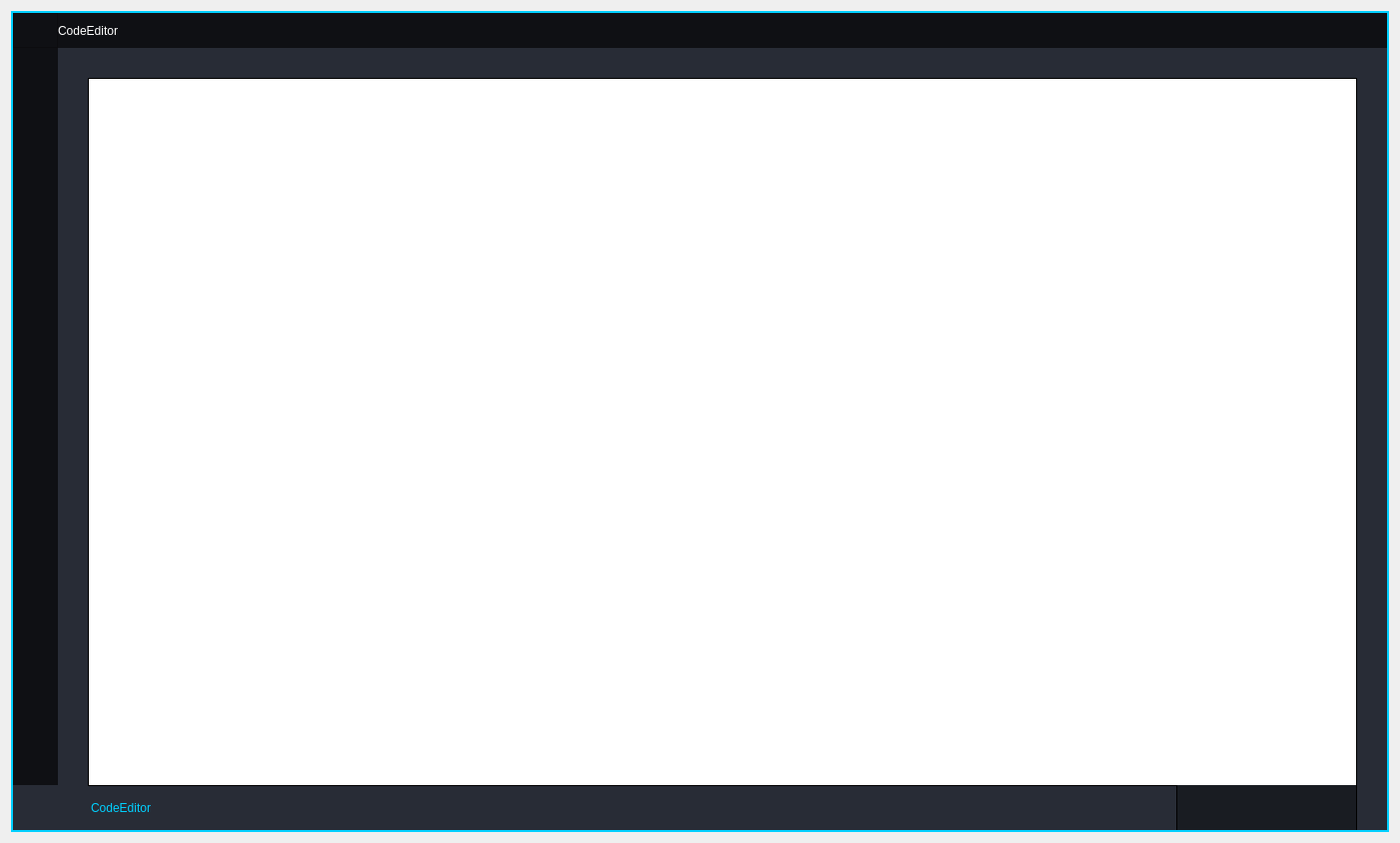
<?xml version="1.0" encoding="UTF-8"?>
<ui version="4.0">
 <class>Form</class>
 <widget class="QWidget" name="Form">
  <property name="geometry">
   <rect>
    <x>0</x>
    <y>0</y>
    <width>1402</width>
    <height>844</height>
   </rect>
  </property>
  <property name="windowTitle">
   <string>Form</string>
  </property>
  <property name="styleSheet">
   <string notr="true">
QToolTip{background: #191c22; color:white; border:1px solid #5a616f}</string>
  </property>
  <layout class="QHBoxLayout" name="horizontalLayout">
   <item>
    <widget class="QFrame" name="container">
     <property name="styleSheet">
      <string notr="true">QFrame#container{
background-color: rgb(243, 243, 243);
border:2px solid rgb(0, 208, 255);
}

</string>
     </property>
     <property name="frameShape">
      <enum>QFrame::StyledPanel</enum>
     </property>
     <property name="frameShadow">
      <enum>QFrame::Raised</enum>
     </property>
     <layout class="QGridLayout" name="gridLayout">
      <property name="leftMargin">
       <number>0</number>
      </property>
      <property name="topMargin">
       <number>0</number>
      </property>
      <property name="rightMargin">
       <number>0</number>
      </property>
      <property name="bottomMargin">
       <number>0</number>
      </property>
      <property name="spacing">
       <number>0</number>
      </property>
      <item row="1" column="2">
       <widget class="QFrame" name="frame_4">
        <property name="styleSheet">
         <string notr="true">border:0px;
background-color: rgb(40, 44, 54);</string>
        </property>
        <property name="frameShape">
         <enum>QFrame::StyledPanel</enum>
        </property>
        <property name="frameShadow">
         <enum>QFrame::Raised</enum>
        </property>
        <layout class="QGridLayout" name="gridLayout_2">
         <property name="leftMargin">
          <number>30</number>
         </property>
         <property name="topMargin">
          <number>30</number>
         </property>
         <property name="rightMargin">
          <number>30</number>
         </property>
         <property name="bottomMargin">
          <number>0</number>
         </property>
         <property name="spacing">
          <number>0</number>
         </property>
         <item row="0" column="0" colspan="2">
          <widget class="QFrame" name="textContainer">
           <property name="styleSheet">
            <string notr="true">background-color: rgb(255, 255, 255);
border:1px solid black; 
border-bottom:0px;</string>
           </property>
           <property name="frameShape">
            <enum>QFrame::StyledPanel</enum>
           </property>
           <property name="frameShadow">
            <enum>QFrame::Raised</enum>
           </property>
           <layout class="QVBoxLayout" name="verticalLayout_5">
            <property name="spacing">
             <number>0</number>
            </property>
            <property name="leftMargin">
             <number>0</number>
            </property>
            <property name="topMargin">
             <number>0</number>
            </property>
            <property name="rightMargin">
             <number>0</number>
            </property>
            <property name="bottomMargin">
             <number>0</number>
            </property>
            <item>
             <layout class="QVBoxLayout" name="textLayout"/>
            </item>
           </layout>
          </widget>
         </item>
         <item row="1" column="0" colspan="2">
          <widget class="QGroupBox" name="groupBox">
           <property name="minimumSize">
            <size>
             <width>0</width>
             <height>0</height>
            </size>
           </property>
           <property name="maximumSize">
            <size>
             <width>16777215</width>
             <height>45</height>
            </size>
           </property>
           <property name="title">
            <string/>
           </property>
           <layout class="QHBoxLayout" name="horizontalLayout_3">
            <property name="spacing">
             <number>0</number>
            </property>
            <property name="leftMargin">
             <number>0</number>
            </property>
            <property name="topMargin">
             <number>0</number>
            </property>
            <property name="rightMargin">
             <number>0</number>
            </property>
            <property name="bottomMargin">
             <number>0</number>
            </property>
            <item>
             <widget class="QLabel" name="settingsLbl">
              <property name="minimumSize">
               <size>
                <width>0</width>
                <height>0</height>
               </size>
              </property>
              <property name="maximumSize">
               <size>
                <width>16777215</width>
                <height>45</height>
               </size>
              </property>
              <property name="styleSheet">
               <string notr="true">font: 8pt &quot;Yu Gothic UI&quot;;
background-color: rgb(40, 44, 54);
color: rgb(0, 208, 255);
border-top:1px solid black; 
border-right:1px solid black; </string>
              </property>
              <property name="text">
               <string>CodeEditor</string>
              </property>
              <property name="wordWrap">
               <bool>true</bool>
              </property>
             </widget>
            </item>
            <item>
             <widget class="QPushButton" name="openBtn">
              <property name="minimumSize">
               <size>
                <width>60</width>
                <height>0</height>
               </size>
              </property>
              <property name="maximumSize">
               <size>
                <width>60</width>
                <height>45</height>
               </size>
              </property>
              <property name="toolTip">
               <string>&lt;html&gt;&lt;head/&gt;&lt;body&gt;&lt;p&gt;Prompt Ausgabe&lt;/p&gt;&lt;/body&gt;&lt;/html&gt;</string>
              </property>
              <property name="styleSheet">
               <string notr="true">QPushButton{

	background-color: #191c22;
}
QPushButton::hover{
background-color: rgb(0, 208, 255);
}
QPushButton::pressed{
background-color: rgba(0, 208, 255, 200);
}
</string>
              </property>
              <property name="text">
               <string/>
              </property>
              <property name="icon">
               <iconset resource="../images/img.qrc">
                <normaloff>:/text/icons/commandline_532ik8.png</normaloff>:/text/icons/commandline_532ik8.png</iconset>
              </property>
              <property name="iconSize">
               <size>
                <width>24</width>
                <height>24</height>
               </size>
              </property>
             </widget>
            </item>
            <item>
             <widget class="QPushButton" name="clearTextBtn">
              <property name="minimumSize">
               <size>
                <width>60</width>
                <height>0</height>
               </size>
              </property>
              <property name="maximumSize">
               <size>
                <width>60</width>
                <height>45</height>
               </size>
              </property>
              <property name="toolTip">
               <string>&lt;html&gt;&lt;head/&gt;&lt;body&gt;&lt;p&gt;Textfeld leeren&lt;/p&gt;&lt;/body&gt;&lt;/html&gt;</string>
              </property>
              <property name="styleSheet">
               <string notr="true">QPushButton{

	background-color: #191c22;
}
QPushButton::hover{
background-color: rgb(0, 208, 255);
}
QPushButton::pressed{
background-color: rgba(0, 208, 255, 200);
}
</string>
              </property>
              <property name="text">
               <string/>
              </property>
              <property name="icon">
               <iconset resource="../images/img.qrc">
                <normaloff>:/logo/icons/4115230-cancel-close-cross-delete_11404ö8.png</normaloff>:/logo/icons/4115230-cancel-close-cross-delete_11404ö8.png</iconset>
              </property>
              <property name="iconSize">
               <size>
                <width>25</width>
                <height>25</height>
               </size>
              </property>
             </widget>
            </item>
            <item>
             <widget class="QPushButton" name="saveBtn">
              <property name="minimumSize">
               <size>
                <width>60</width>
                <height>45</height>
               </size>
              </property>
              <property name="maximumSize">
               <size>
                <width>60</width>
                <height>45</height>
               </size>
              </property>
              <property name="toolTip">
               <string>&lt;html&gt;&lt;head/&gt;&lt;body&gt;&lt;p&gt;Inhalt Speichern&lt;/p&gt;&lt;/body&gt;&lt;/html&gt;</string>
              </property>
              <property name="styleSheet">
               <string notr="true">QPushButton{
border-right:1px solid black; 
	background-color: #191c22;
}
QPushButton::hover{
background-color: rgb(0, 208, 255);
}
QPushButton::pressed{
background-color: rgba(0, 208, 255, 200);
}
</string>
              </property>
              <property name="text">
               <string/>
              </property>
              <property name="icon">
               <iconset resource="../images/img.qrc">
                <normaloff>:/text/icons/1490129349-rounded05_821d90l.png</normaloff>:/text/icons/1490129349-rounded05_821d90l.png</iconset>
              </property>
              <property name="iconSize">
               <size>
                <width>44</width>
                <height>44</height>
               </size>
              </property>
             </widget>
            </item>
           </layout>
          </widget>
         </item>
        </layout>
       </widget>
      </item>
      <item row="0" column="1" colspan="2">
       <widget class="QFrame" name="menuBar">
        <property name="styleSheet">
         <string notr="true">QFrame#menuBar{
background-color: #0f1014;
border:0px;
}</string>
        </property>
        <property name="frameShape">
         <enum>QFrame::StyledPanel</enum>
        </property>
        <property name="frameShadow">
         <enum>QFrame::Raised</enum>
        </property>
        <layout class="QHBoxLayout" name="horizontalLayout_2">
         <property name="spacing">
          <number>0</number>
         </property>
         <property name="leftMargin">
          <number>0</number>
         </property>
         <property name="topMargin">
          <number>0</number>
         </property>
         <property name="rightMargin">
          <number>0</number>
         </property>
         <property name="bottomMargin">
          <number>0</number>
         </property>
         <item>
          <widget class="QLabel" name="appName">
           <property name="styleSheet">
            <string notr="true">font: 11pt &quot;Yu Gothic UI&quot;;
color:white;</string>
           </property>
           <property name="text">
            <string>CodeEditor</string>
           </property>
          </widget>
         </item>
         <item>
          <spacer name="horizontalSpacer">
           <property name="orientation">
            <enum>Qt::Horizontal</enum>
           </property>
           <property name="sizeHint" stdset="0">
            <size>
             <width>40</width>
             <height>20</height>
            </size>
           </property>
          </spacer>
         </item>
         <item>
          <widget class="QPushButton" name="minBtn">
           <property name="minimumSize">
            <size>
             <width>45</width>
             <height>35</height>
            </size>
           </property>
           <property name="maximumSize">
            <size>
             <width>45</width>
             <height>35</height>
            </size>
           </property>
           <property name="styleSheet">
            <string notr="true">QPushButton{
border:0px;
}
QPushButton::hover{
background-color: rgb(0, 208, 255);
}
QPushButton::pressed{
background-color: rgba(0, 208, 255, 200);
}
</string>
           </property>
           <property name="text">
            <string/>
           </property>
           <property name="icon">
            <iconset resource="../images/img.qrc">
             <normaloff>:/menu/icons/4115236-delete-min-minus_11j4d026.png</normaloff>:/menu/icons/4115236-delete-min-minus_11j4d026.png</iconset>
           </property>
          </widget>
         </item>
         <item>
          <widget class="QPushButton" name="restoreBtn">
           <property name="minimumSize">
            <size>
             <width>45</width>
             <height>35</height>
            </size>
           </property>
           <property name="maximumSize">
            <size>
             <width>45</width>
             <height>35</height>
            </size>
           </property>
           <property name="styleSheet">
            <string notr="true">QPushButton{
border:0px;
}
QPushButton::hover{
background-color: rgb(0, 208, 255);
}
QPushButton::checked{
background-color: rgb(0, 208, 255);
}
</string>
           </property>
           <property name="text">
            <string/>
           </property>
           <property name="icon">
            <iconset resource="../images/img.qrc">
             <normaloff>:/menu/icons/window_maximGize_icon_181ö22d8.png</normaloff>:/menu/icons/window_maximGize_icon_181ö22d8.png</iconset>
           </property>
           <property name="checkable">
            <bool>true</bool>
           </property>
          </widget>
         </item>
         <item>
          <widget class="QPushButton" name="exitBtn">
           <property name="minimumSize">
            <size>
             <width>45</width>
             <height>35</height>
            </size>
           </property>
           <property name="maximumSize">
            <size>
             <width>45</width>
             <height>35</height>
            </size>
           </property>
           <property name="styleSheet">
            <string notr="true">QPushButton{
border:0px;
}
QPushButton::hover{
background-color: rgb(0, 208, 255);
}
QPushButton::pressed{
background-color: rgba(0, 208, 255, 200);
}
</string>
           </property>
           <property name="text">
            <string/>
           </property>
           <property name="icon">
            <iconset resource="../images/img.qrc">
             <normaloff>:/menu/icons/4115230-cancel-close-cross-delete_11404ö8.png</normaloff>:/menu/icons/4115230-cancel-close-cross-delete_11404ö8.png</iconset>
           </property>
          </widget>
         </item>
        </layout>
       </widget>
      </item>
      <item row="0" column="0">
       <widget class="QFrame" name="logoFrame">
        <property name="minimumSize">
         <size>
          <width>45</width>
          <height>35</height>
         </size>
        </property>
        <property name="maximumSize">
         <size>
          <width>45</width>
          <height>35</height>
         </size>
        </property>
        <property name="styleSheet">
         <string notr="true">background-color: #0f1014;
</string>
        </property>
        <property name="frameShape">
         <enum>QFrame::StyledPanel</enum>
        </property>
        <property name="frameShadow">
         <enum>QFrame::Raised</enum>
        </property>
        <layout class="QVBoxLayout" name="verticalLayout">
         <property name="spacing">
          <number>0</number>
         </property>
         <property name="leftMargin">
          <number>0</number>
         </property>
         <property name="topMargin">
          <number>0</number>
         </property>
         <property name="rightMargin">
          <number>0</number>
         </property>
         <property name="bottomMargin">
          <number>0</number>
         </property>
         <item>
          <widget class="QPushButton" name="logo">
           <property name="enabled">
            <bool>false</bool>
           </property>
           <property name="minimumSize">
            <size>
             <width>45</width>
             <height>35</height>
            </size>
           </property>
           <property name="maximumSize">
            <size>
             <width>45</width>
             <height>35</height>
            </size>
           </property>
           <property name="styleSheet">
            <string notr="true">border-bottom:1px solid rgb(213, 213, 213)</string>
           </property>
           <property name="text">
            <string/>
           </property>
           <property name="icon">
            <iconset resource="../images/img.qrc">
             <normaloff>:/logo/icons/brand_python_icon_1w5s7f826.png</normaloff>:/logo/icons/brand_python_icon_1w5s7f826.png</iconset>
           </property>
           <property name="iconSize">
            <size>
             <width>32</width>
             <height>32</height>
            </size>
           </property>
           <property name="flat">
            <bool>true</bool>
           </property>
          </widget>
         </item>
        </layout>
       </widget>
      </item>
      <item row="1" column="0">
       <widget class="QFrame" name="navBar">
        <property name="styleSheet">
         <string notr="true">QFrame{
background-color: #0f1014;
border:0px;
}</string>
        </property>
        <property name="frameShape">
         <enum>QFrame::StyledPanel</enum>
        </property>
        <property name="frameShadow">
         <enum>QFrame::Raised</enum>
        </property>
        <layout class="QVBoxLayout" name="verticalLayout_2">
         <property name="spacing">
          <number>0</number>
         </property>
         <property name="leftMargin">
          <number>0</number>
         </property>
         <property name="topMargin">
          <number>0</number>
         </property>
         <property name="rightMargin">
          <number>0</number>
         </property>
         <property name="bottomMargin">
          <number>0</number>
         </property>
         <item>
          <widget class="QPushButton" name="expandBtn">
           <property name="minimumSize">
            <size>
             <width>45</width>
             <height>45</height>
            </size>
           </property>
           <property name="maximumSize">
            <size>
             <width>45</width>
             <height>45</height>
            </size>
           </property>
           <property name="toolTip">
            <string>&lt;html&gt;&lt;head/&gt;&lt;body&gt;&lt;p&gt;Navigation ein und ausblenden.&lt;/p&gt;&lt;/body&gt;&lt;/html&gt;</string>
           </property>
           <property name="styleSheet">
            <string notr="true">QPushButton{
border:0px;
width:10;
}
QPushButton::hover{
background-color: rgb(40, 44, 54);
}
QPushButton::checked{
background-color: #191c22;
}
</string>
           </property>
           <property name="text">
            <string/>
           </property>
           <property name="icon">
            <iconset resource="../images/img.qrc">
             <normaloff>:/nav/icons/burger_line_list_menu_nav_ndavigation_option_icon_123231.png</normaloff>:/nav/icons/burger_line_list_menu_nav_ndavigation_option_icon_123231.png</iconset>
           </property>
           <property name="iconSize">
            <size>
             <width>22</width>
             <height>22</height>
            </size>
           </property>
           <property name="checkable">
            <bool>true</bool>
           </property>
          </widget>
         </item>
         <item>
          <widget class="QPushButton" name="painterBtn">
           <property name="minimumSize">
            <size>
             <width>45</width>
             <height>45</height>
            </size>
           </property>
           <property name="maximumSize">
            <size>
             <width>45</width>
             <height>45</height>
            </size>
           </property>
           <property name="toolTip">
            <string>Drucken</string>
           </property>
           <property name="styleSheet">
            <string notr="true">QPushButton{
border:0px;
}
QPushButton::hover{
background-color: rgb(0, 208, 255);
}
QPushButton::pressed{
background-color: rgba(0, 208, 255, 200);
}
</string>
           </property>
           <property name="text">
            <string/>
           </property>
           <property name="icon">
            <iconset resource="../images/img.qrc">
             <normaloff>:/nav/icons/printer-printing-a-picture-of-a-landscape_icon-icons.com_56236.png</normaloff>:/nav/icons/printer-printing-a-picture-of-a-landscape_icon-icons.com_56236.png</iconset>
           </property>
           <property name="iconSize">
            <size>
             <width>24</width>
             <height>24</height>
            </size>
           </property>
          </widget>
         </item>
         <item>
          <spacer name="verticalSpacer">
           <property name="orientation">
            <enum>Qt::Vertical</enum>
           </property>
           <property name="sizeHint" stdset="0">
            <size>
             <width>20</width>
             <height>40</height>
            </size>
           </property>
          </spacer>
         </item>
         <item>
          <widget class="QPushButton" name="settingBtn">
           <property name="minimumSize">
            <size>
             <width>45</width>
             <height>45</height>
            </size>
           </property>
           <property name="maximumSize">
            <size>
             <width>45</width>
             <height>45</height>
            </size>
           </property>
           <property name="toolTip">
            <string>&lt;html&gt;&lt;head/&gt;&lt;body&gt;&lt;p&gt;Navigation ein und ausblenden.&lt;/p&gt;&lt;/body&gt;&lt;/html&gt;</string>
           </property>
           <property name="styleSheet">
            <string notr="true">QPushButton{
border:0px;
width:10;
}
QPushButton::hover{
background-color: #191c22;
}
QPushButton::checked{

background-color: rgb(40, 44, 54);
}</string>
           </property>
           <property name="text">
            <string/>
           </property>
           <property name="icon">
            <iconset resource="../images/img.qrc">
             <normaloff>:/nav/icons/settings_icon-icons.com_49858l.png</normaloff>:/nav/icons/settings_icon-icons.com_49858l.png</iconset>
           </property>
           <property name="iconSize">
            <size>
             <width>24</width>
             <height>24</height>
            </size>
           </property>
           <property name="checkable">
            <bool>true</bool>
           </property>
           <property name="checked">
            <bool>true</bool>
           </property>
          </widget>
         </item>
        </layout>
       </widget>
      </item>
      <item row="1" column="1">
       <widget class="QFrame" name="optionBar">
        <property name="minimumSize">
         <size>
          <width>0</width>
          <height>0</height>
         </size>
        </property>
        <property name="maximumSize">
         <size>
          <width>0</width>
          <height>16777215</height>
         </size>
        </property>
        <property name="styleSheet">
         <string notr="true">QFrame{background: #191c22;
border:0px;}

QScrollBar:horizontal
    {
        height: 15px;
        margin: 3px 15px 3px 15px;
        border: 1px transparent #2A2929;
        border-radius: 4px;
        background-color: rgba(0, 0, 0,0);
    }

    QScrollBar::handle:horizontal
    {
         background-color: rgb(0, 230, 255);
        min-width: 5px;
        border-radius: 4px;
    }

    QScrollBar::add-line:horizontal
    {
        margin: 0px 3px 0px 3px;
        border-image: url(:/qss_icons/rc/right_arrow_disabled.png);
        width: 10px;
        height: 10px;
        subcontrol-position: right;
        subcontrol-origin: margin;
    }

    QScrollBar::sub-line:horizontal
    {
        margin: 0px 3px 0px 3px;
        border-image: url(:/qss_icons/rc/left_arrow_disabled.png);
        height: 10px;
        width: 10px;
        subcontrol-position: left;
        subcontrol-origin: margin;
    }

    QScrollBar::add-line:horizontal:hover,QScrollBar::add-line:horizontal:on
    {
        border-image: url(:/qss_icons/rc/right_arrow.png);
        height: 10px;
        width: 10px;
        subcontrol-position: right;
        subcontrol-origin: margin;
    }


    QScrollBar::sub-line:horizontal:hover, QScrollBar::sub-line:horizontal:on
    {
        border-image: url(:/qss_icons/rc/left_arrow.png);
        height: 10px;
        width: 10px;
        subcontrol-position: left;
        subcontrol-origin: margin;
    }

    QScrollBar::up-arrow:horizontal, QScrollBar::down-arrow:horizontal
    {
        background: none;
    }


    QScrollBar::add-page:horizontal, QScrollBar::sub-page:horizontal
    {
        background: none;
    }

    QScrollBar:vertical
    {
         background-color: none;
        width: 15px;
        margin: 15px 3px 15px 3px;
        border: 1px transparent #2A2929;
        border-radius: 4px;
    }

    QScrollBar::handle:vertical
    {
        background-color: rgb(0, 230, 255);
        min-height: 5px;

        border-radius: 4px;
    }

    QScrollBar::sub-line:vertical
    {
        margin: 3px 0px 3px 0px;
        border-image: url(:/qss_icons/rc/up_arrow_disabled.png);
        height: 10px;
        width: 10px;
        subcontrol-position: top;
        subcontrol-origin: margin;
    }

    QScrollBar::add-line:vertical
    {
        margin: 3px 0px 3px 0px;
        border-image: url(:/qss_icons/rc/down_arrow_disabled.png);
        height: 10px;
        width: 10px;
        subcontrol-position: bottom;
        subcontrol-origin: margin;
    }

    QScrollBar::sub-line:vertical:hover,QScrollBar::sub-line:vertical:on
    {
        border-image: url(:/qss_icons/rc/up_arrow.png);
        height: 10px;
        width: 10px;
        subcontrol-position: top;
        subcontrol-origin: margin;
    }

    QScrollBar::add-line:vertical:hover, QScrollBar::add-line:vertical:on
    {
        border-image: url(:/qss_icons/rc/down_arrow.png);
        height: 10px;
        width: 10px;
        subcontrol-position: bottom;
        subcontrol-origin: margin;
    }

    QScrollBar::up-arrow:vertical, QScrollBar::down-arrow:vertical
    {
        background: none;
    }

    QScrollBar::add-page:vertical, QScrollBar::sub-page:vertical
    {
        background: none;
    }</string>
        </property>
        <property name="frameShape">
         <enum>QFrame::StyledPanel</enum>
        </property>
        <property name="frameShadow">
         <enum>QFrame::Raised</enum>
        </property>
        <layout class="QVBoxLayout" name="verticalLayout_3">
         <property name="leftMargin">
          <number>0</number>
         </property>
         <property name="topMargin">
          <number>0</number>
         </property>
         <property name="rightMargin">
          <number>0</number>
         </property>
         <property name="bottomMargin">
          <number>0</number>
         </property>
         <item>
          <layout class="QGridLayout" name="gridLayout_3">
           <property name="spacing">
            <number>0</number>
           </property>
           <item row="0" column="0">
            <widget class="QLineEdit" name="lineEdit">
             <property name="minimumSize">
              <size>
               <width>0</width>
               <height>45</height>
              </size>
             </property>
             <property name="styleSheet">
              <string notr="true">QLineEdit{
border:0px;
background: #191c22;
border-bottom: 1px solid rgb(40, 44, 54);
	color: rgb(0, 230, 255);
	font: 350 10pt &quot;Yu Gothic UI Semilight&quot;;
}</string>
             </property>
             <property name="alignment">
              <set>Qt::AlignCenter</set>
             </property>
            </widget>
           </item>
           <item row="0" column="1">
            <widget class="QPushButton" name="searchBtn">
             <property name="minimumSize">
              <size>
               <width>45</width>
               <height>45</height>
              </size>
             </property>
             <property name="maximumSize">
              <size>
               <width>45</width>
               <height>45</height>
              </size>
             </property>
             <property name="toolTip">
              <string>&lt;html&gt;&lt;head/&gt;&lt;body&gt;&lt;p&gt;Ordner Durchsuchen&lt;/p&gt;&lt;/body&gt;&lt;/html&gt;</string>
             </property>
             <property name="styleSheet">
              <string notr="true">QPushButton{
border:0px;
width:10;
border-bottom: 1px solid rgb(40, 44, 54);
}
QPushButton::hover{
background-color: rgb(40, 44, 54);
}
QPushButton::pressed{
background-color: #191c22;
}
</string>
             </property>
             <property name="text">
              <string/>
             </property>
             <property name="icon">
              <iconset resource="../images/img.qrc">
               <normaloff>:/nav/icons/magnifying-sglass.png</normaloff>:/nav/icons/magnifying-sglass.png</iconset>
             </property>
             <property name="iconSize">
              <size>
               <width>22</width>
               <height>22</height>
              </size>
             </property>
             <property name="checkable">
              <bool>true</bool>
             </property>
            </widget>
           </item>
          </layout>
         </item>
         <item>
          <widget class="QTreeView" name="treeView">
           <property name="styleSheet">
            <string notr="true">QTreeView{background: #191c22; color:white}

QTreeView::item::hover{border-left:2px solid white; background:#5a616f}
QTreeView::item::selected{border-left:3px solid  rgb(0, 208, 255);color:white}
QTreeView::item {border-left: 1px solid #5a616f}</string>
           </property>
           <property name="verticalScrollBarPolicy">
            <enum>Qt::ScrollBarAlwaysOn</enum>
           </property>
           <property name="horizontalScrollBarPolicy">
            <enum>Qt::ScrollBarAsNeeded</enum>
           </property>
           <property name="dragEnabled">
            <bool>true</bool>
           </property>
           <property name="dragDropOverwriteMode">
            <bool>true</bool>
           </property>
           <property name="dragDropMode">
            <enum>QAbstractItemView::DragDrop</enum>
           </property>
           <attribute name="headerVisible">
            <bool>false</bool>
           </attribute>
          </widget>
         </item>
        </layout>
       </widget>
      </item>
     </layout>
     <zorder>optionBar</zorder>
     <zorder>navBar</zorder>
     <zorder>menuBar</zorder>
     <zorder>frame_4</zorder>
     <zorder>logoFrame</zorder>
    </widget>
   </item>
  </layout>
 </widget>
 <resources>
  <include location="../images/img.qrc"/>
 </resources>
 <connections>
  <connection>
   <sender>minBtn</sender>
   <signal>clicked()</signal>
   <receiver>Form</receiver>
   <slot>showMinimized()</slot>
   <hints>
    <hint type="sourcelabel">
     <x>975</x>
     <y>39</y>
    </hint>
    <hint type="destinationlabel">
     <x>619</x>
     <y>-105</y>
    </hint>
   </hints>
  </connection>
  <connection>
   <sender>exitBtn</sender>
   <signal>clicked()</signal>
   <receiver>Form</receiver>
   <slot>close()</slot>
   <hints>
    <hint type="sourcelabel">
     <x>1065</x>
     <y>26</y>
    </hint>
    <hint type="destinationlabel">
     <x>1180</x>
     <y>55</y>
    </hint>
   </hints>
  </connection>
 </connections>
</ui>
